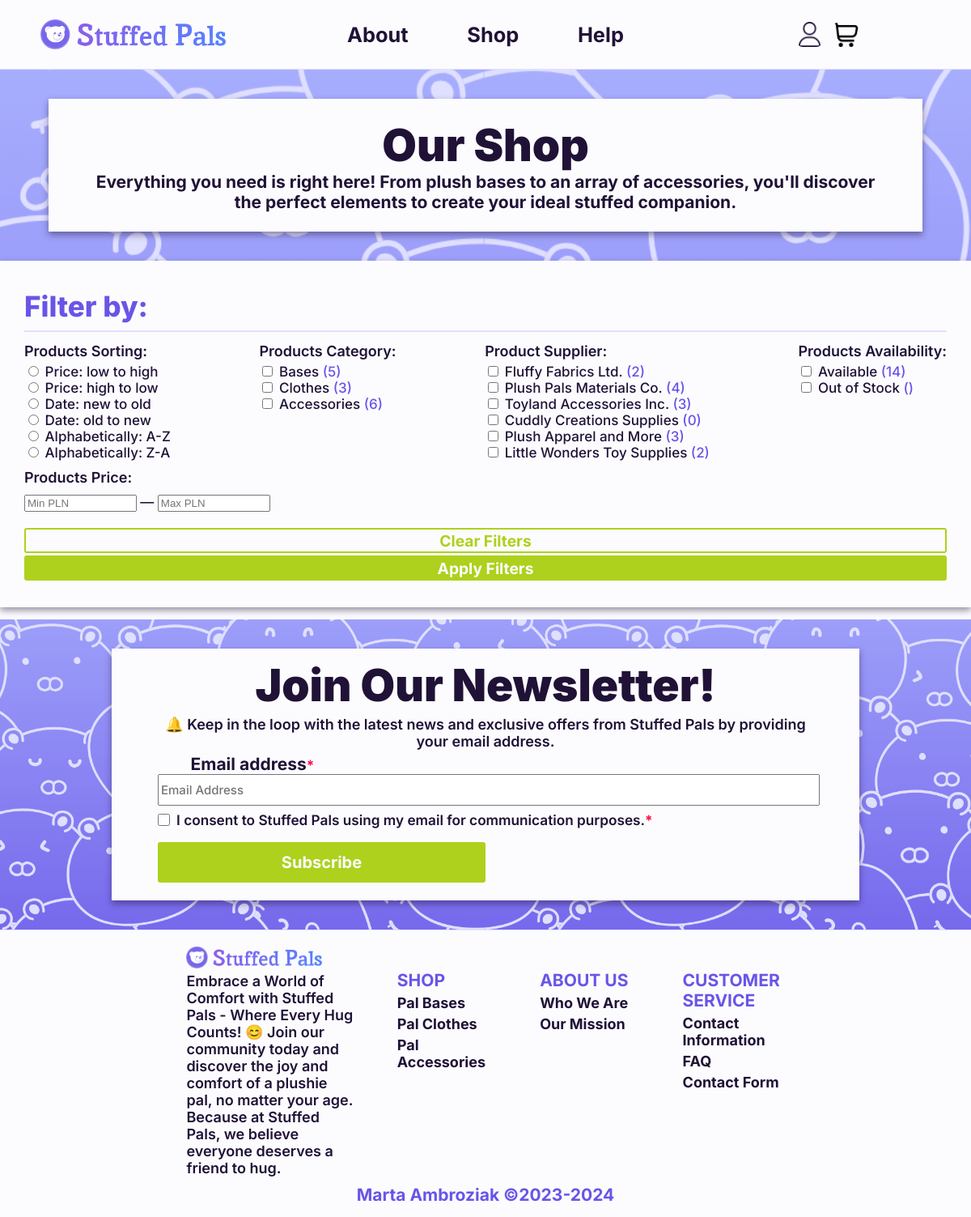
Page /shop_page/shop.php on the committed database.
### tables this page shows
CREATE TABLE IF NOT EXISTS `category` (
  `id` int(11) NOT NULL AUTO_INCREMENT,
  `category_name` varchar(100) DEFAULT NULL,
  PRIMARY KEY (`id`)
);

CREATE TABLE IF NOT EXISTS `supplier` (
  `id` int(11) NOT NULL AUTO_INCREMENT,
  `supplier_name` varchar(100) DEFAULT NULL,
  `supplier_address` varchar(100) DEFAULT NULL,
  `supplier_email` varchar(100) DEFAULT NULL,
  `supplier_phone_number` varchar(12) DEFAULT NULL,
  PRIMARY KEY (`id`)
);

### shop_page/supplierfilter_loader.php (the view, shortened to what this page needs)
<?php
    require_once "../config.php";
    $selectedSupplier = isset($_GET["supplier"]) ? $_GET["supplier"] : null;
    $query = "CALL GetProductSuppliers";
    if ($result = $conn->query($query)) {
        while ($row = $result->fetch_assoc()) {
            $supplierName = htmlspecialchars($row["supplier_name"]);
            $productCount = $row["product_count"];
            $isChecked = ($supplierName === $selectedSupplier) ? " checked" : "";
            echo "<label><input type='checkbox' name='product_supplier[]' value='" . $supplierName . "'" . $isChecked . "> " . $supplierName . " <span style='font-size: 17px; color: var(--primary-color);'>(" . $productCount . ")</span></label>";
        }
    } else {
        echo "<h4> Error while loading suppliers</h4>";
    }
?>

### shop_page/categoryfilter_loader.php (shortened to what this page needs)
<?php
    require_once "../config.php";
    $selectedCategory = isset($_GET["category"]) ? $_GET["category"] : null;
    $query = "CALL GetProductCategories";
    if ($result = $conn->query($query)) {
        while ($row = $result->fetch_assoc()) {
            $categoryName = htmlspecialchars($row["category_name"]);
            $productCount = $row["product_count"];
            $isChecked = ($categoryName === $selectedCategory) ? " checked" : "";
            echo "<label><input type='checkbox' name='product_category[]' value='" . $categoryName . "'" . $isChecked . "> " . $categoryName . " <span style='font-size: 17px; color: var(--primary-color);'>(" . $productCount . ")</span></label>";
        }
    } else {
        echo "<h4> Error while loading categories</h4>";
    }
?>

### styles.css (style rules this page uses)
:root { --white-background-color: #fcfcff; --default-color: #201236; --shadow-color: #20123673; --primary-color: #6855E7; --secondary-color: #4F40AE; --tertiary-color: #DFDFFF; --gradient-light-color: #999AF9; --gradient-dark-color: #786CED; --action-color-default: #ADD11C; --action-color-hover: #85A30C; --action-color-disabled: #999999; --alert-color: #ff0a47; --page-width: 100%; }
body { padding: 0px; margin: 0px; background-color: var(--tertiary-color); color: var(--default-color); font-family: 'Inter', sans-serif; font-weight: 500; font-size: 17px; }
h1, h2, h3, h4, span, p { margin-top: 5px; margin-bottom: 5px; color: var(--default-color); }
span, p { font-weight: 500; font-size: 17px; }

### rows in the picture
category: category_name "Bases", productCount "5"
category: category_name "Clothes", productCount "3"
category: category_name "Accessories", productCount "6"
supplier: supplier_name "Fluffy Fabrics Ltd.", productCount "2"
supplier: supplier_name "Plush Pals Materials Co.", productCount "4"
supplier: supplier_name "Toyland Accessories Inc.", productCount "3"
supplier: supplier_name "Cuddly Creations Supplies", productCount "0"
supplier: supplier_name "Plush Apparel and More", productCount "3"
supplier: supplier_name "Little Wonders Toy Supplies", productCount "2"

### other values in the picture
$availableCount "14"
